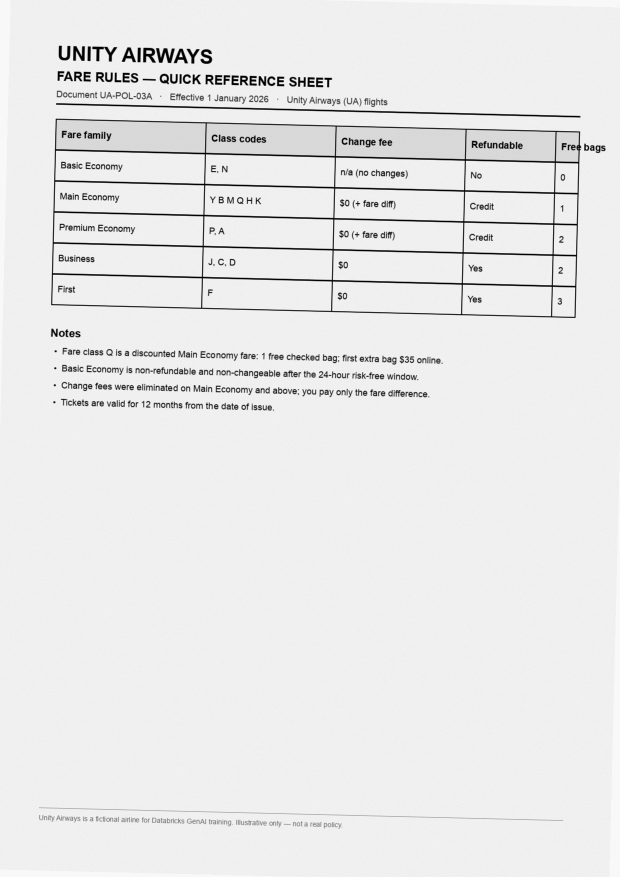
#> input picture sample-docs/scanned/fare-rules-scanned.tiff, 1240 x 1754 px (shown at 1/2 size)
$ python -i generate_scan.py   (imports and definitions only)
#> lines starting #> are read from the running program, lines starting #| are printed output that depends on the picture
#> further down, picture is the input picture: PIL image 1240x1754 L; min 0, max 250, mean 232.5
#!/usr/bin/env python3
"""
Generate a *scanned* Unity Airways fare-rule sheet as a raster image (PNG + TIFF).

Why this file exists: the clean PDFs in `pdf/` carry a real text layer, so
`ai_parse_document` reads them without OCR. This script rasterizes a fare-rule
sheet to an image with NO text layer and adds scan artifacts (grayscale, skew,
grain, blur), so parsing it on Databricks exercises `ai_parse_document`'s
**OCR path** — the "scanned fare-rule sheet" case called out in 03-8.

Usage:   python3 sample-docs/generate_scan.py
Requires: Pillow   (pip install pillow)
Outputs:  sample-docs/scanned/fare-rules-scanned.png  (+ .tiff)
"""
from pathlib import Path
import random
from PIL import Image, ImageDraw, ImageFont, ImageFilter, ImageEnhance, ImageChops

HERE = Path(__file__).resolve().parent
OUT = HERE / "scanned"
# [2 lines not run here, left out]

# A4 at ~150 DPI
W, H = 1240, 1754
MARGIN = 96
INK = 20  # near-black on the grayscale scan

FONT = "/System/Library/Fonts/Supplemental/Arial.ttf"
FONT_B = "/System/Library/Fonts/Supplemental/Arial Bold.ttf"
# [5 lines left out: function font, not called in this run]

TABLE = [
    ["Fare family", "Class codes", "Change fee", "Refundable", "Free bags"],
    ["Basic Economy", "E, N", "n/a (no changes)", "No", "0"],
    ["Main Economy", "Y B M Q H K", "$0 (+ fare diff)", "Credit", "1"],
    ["Premium Economy", "P, A", "$0 (+ fare diff)", "Credit", "2"],
    ["Business", "J, C, D", "$0", "Yes", "2"],
    ["First", "F", "$0", "Yes", "3"],
]
NOTES = [
    "Fare class Q is a discounted Main Economy fare: 1 free checked bag; first extra bag $35 online.",
    "Basic Economy is non-refundable and non-changeable after the 24-hour risk-free window.",
    "Change fees were eliminated on Main Economy and above; you pay only the fare difference.",
    "Tickets are valid for 12 months from the date of issue.",
]

# [37 lines left out: function render_sheet, not called in this run]

def scanify(img: Image.Image) -> Image.Image:
    g = img.convert("L")                                   # grayscale like a photocopier
    # Light paper grain: mostly-white noise (232..255) multiplied in, so it only
    # lightly mottles the page and never darkens the background toward black.
    grain = Image.effect_noise((W, H), 16).point(lambda p: 232 + p * 23 // 255)
    g = ImageChops.multiply(g, grain)                      # text stays dark, paper stays light
    g = ImageEnhance.Contrast(g).enhance(1.12)             # a touch punchier / photocopied
    g = ImageEnhance.Brightness(g).enhance(0.99)
    g = g.filter(ImageFilter.GaussianBlur(0.6))            # slight softness of a scan
    g = g.rotate(-1.4, expand=False, resample=Image.BICUBIC, fillcolor=248)  # skewed feed
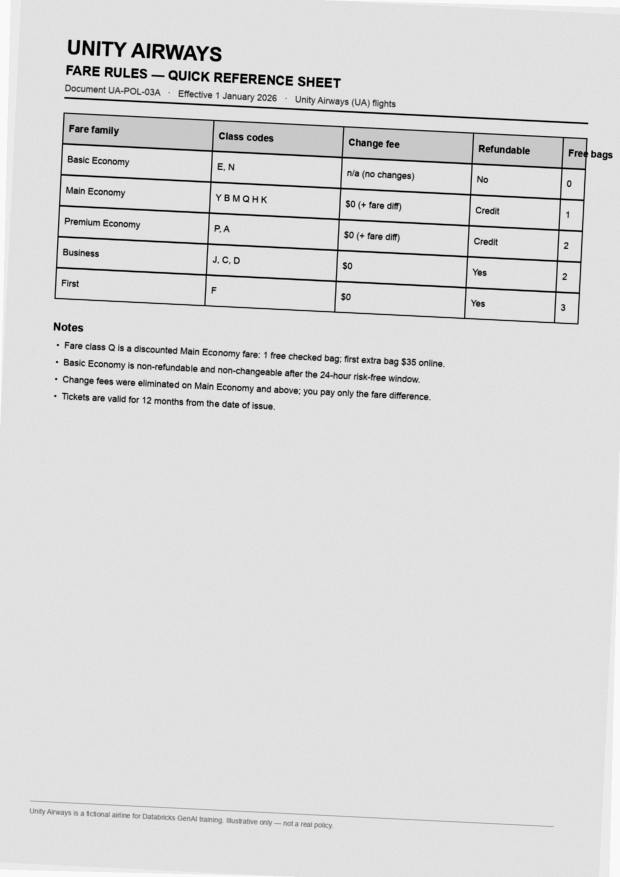
#> g: PIL image 1240x1754 L (shown at 1/2 size); min 0, max 248, mean 217.3
    return g

# [9 lines not run here, left out]

>>> from PIL import Image
>>> picture = Image.open('scanned/fare-rules-scanned.tiff')
>>> result = scanify(picture)
